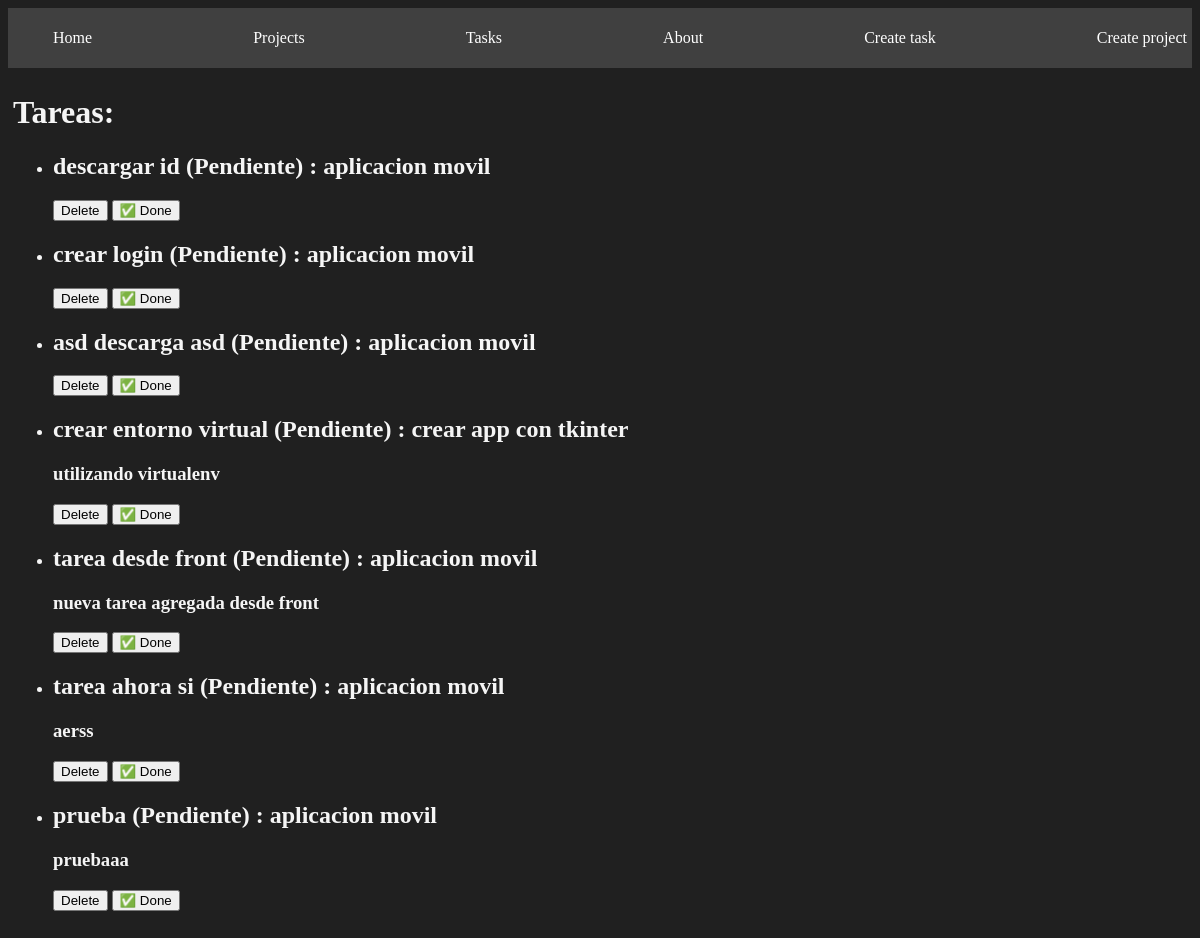
/tasks/, run on the app's committed database.
### index/models.py (models this page shows, shortened)
class Task(models.Model):
    title = models.CharField(max_length=200)
    description = models.TextField()
    project = models.ForeignKey(Project, on_delete=models.CASCADE)
    done = models.BooleanField(default=False)

class Project(models.Model):
    name = models.CharField(max_length=200)
    def __str__(self):
        return self.name

### index/views.py (the view)
# urls.py: path('tasks/', views.tasks, name="tasks"),
def tasks(request):
    tasks = Task.objects.all()
    return render(request, "tasks/tasks.html", {
        'tasks': tasks
    })

### index/templates/tasks/tasks.html
{% extends 'layouts/base.html' %}
{% block content %}
<div>
    <h1>Tareas:</h1>
    <ul>
        {% for task in tasks %}
        <li>
            <h2>{{task.title}}
                <span>
                    {% if task.done == True %}
                    (✅Realizada)
                    {% else %}
                    (Pendiente)
                    {% endif %}
                </span>: {{task.project}}</h2>
            <h3>{{task.description}}</h3>
            <button>
                Delete
            </button>
            <button>
                ✅ Done
            </button>
        </li>
        {% endfor %}
    </ul>
</div>
{% endblock %}

### index/templates/layouts/base.html (shortened to what this page needs)
{% load static %}
<!DOCTYPE html>
<html lang="en">
<head>
    <link rel="stylesheet" href="{% static 'styles.css' %}">
</head>
<body>
    <nav class="navbar">
        <ul>
            <li>
                <a href="{% url 'index' %}">Home</a>
            </li>
            <li>
                <a href="{% url 'projects' %}">Projects</a>
            </li>
            <li>
                <a href="{% url 'tasks' %}">Tasks</a>
            </li>
            <li>
                <a href="{% url 'about' %}">About</a>
            </li>
            <li>
                <a href="{% url 'create-task' %}">Create task</a>
            </li>
            <li>
                <a href="{% url 'create-project' %}">Create project</a>
            </li>
        </ul>
    </nav>
    <div class="container">
        {% block content %}
        {% endblock %}
    </div>
</body>
</html>

### index/static/styles.css (style rules this page uses)
body { background-color: #202020; color: whitesmoke }
.navbar { background-color: #404040; color: white; padding: 5px ; }
.navbar ul { display: flex; justify-content: space-between; list-style: none; }
.navbar ul li a { text-decoration: none; color: white; }
.container { max-width: 1200px; margin: auto; padding: 5px; }

### data on the page
Task: title "descargar id", done "(Pendiente)", project "aplicacion movil"
Task: title "crear login", done "(Pendiente)", project "aplicacion movil"
Task: title "asd descarga asd", done "(Pendiente)", project "aplicacion movil"
Task: title "crear entorno virtual", done "(Pendiente)", project "crear app con tkinter", description "utilizando virtualenv"
Task: title "tarea desde front", done "(Pendiente)", project "aplicacion movil", description "nueva tarea agregada desde front"
Task: title "tarea ahora si", done "(Pendiente)", project "aplicacion movil", description "aerss"
Task: title "prueba", done "(Pendiente)", project "aplicacion movil", description "pruebaaa"
